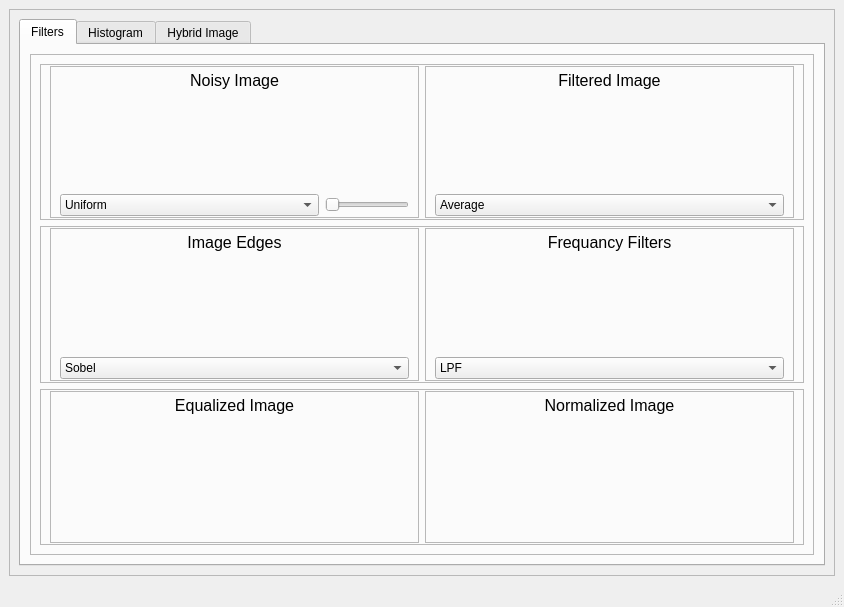
<?xml version="1.0" encoding="UTF-8"?>
<ui version="4.0">
 <class>MainWindow</class>
 <widget class="QMainWindow" name="MainWindow">
  <property name="geometry">
   <rect>
    <x>0</x>
    <y>0</y>
    <width>844</width>
    <height>607</height>
   </rect>
  </property>
  <property name="windowTitle">
   <string>MainWindow</string>
  </property>
  <widget class="QWidget" name="centralwidget">
   <layout class="QGridLayout" name="gridLayout">
    <item row="0" column="0">
     <widget class="QFrame" name="frame">
      <property name="frameShape">
       <enum>QFrame::StyledPanel</enum>
      </property>
      <property name="frameShadow">
       <enum>QFrame::Raised</enum>
      </property>
      <layout class="QGridLayout" name="gridLayout_20">
       <item row="1" column="0">
        <widget class="QTabWidget" name="tabWidget">
         <property name="currentIndex">
          <number>0</number>
         </property>
         <widget class="QWidget" name="tab_3">
          <attribute name="title">
           <string>Filters</string>
          </attribute>
          <layout class="QGridLayout" name="gridLayout_21">
           <item row="0" column="0">
            <layout class="QHBoxLayout" name="horizontalLayout_8">
             <item>
              <widget class="QFrame" name="frame_12">
               <property name="minimumSize">
                <size>
                 <width>600</width>
                 <height>0</height>
                </size>
               </property>
               <property name="maximumSize">
                <size>
                 <width>16777215</width>
                 <height>16777215</height>
                </size>
               </property>
               <property name="frameShape">
                <enum>QFrame::StyledPanel</enum>
               </property>
               <property name="frameShadow">
                <enum>QFrame::Raised</enum>
               </property>
               <layout class="QGridLayout" name="gridLayout_19">
                <item row="0" column="0">
                 <layout class="QVBoxLayout" name="verticalLayout_17">
                  <item>
                   <widget class="QFrame" name="frame_3">
                    <property name="frameShape">
                     <enum>QFrame::StyledPanel</enum>
                    </property>
                    <property name="frameShadow">
                     <enum>QFrame::Raised</enum>
                    </property>
                    <layout class="QGridLayout" name="gridLayout_12">
                     <property name="topMargin">
                      <number>1</number>
                     </property>
                     <property name="bottomMargin">
                      <number>1</number>
                     </property>
                     <item row="0" column="0">
                      <layout class="QHBoxLayout" name="horizontalLayout_7">
                       <item>
                        <widget class="QFrame" name="frame_4">
                         <property name="minimumSize">
                          <size>
                           <width>0</width>
                           <height>0</height>
                          </size>
                         </property>
                         <property name="frameShape">
                          <enum>QFrame::StyledPanel</enum>
                         </property>
                         <property name="frameShadow">
                          <enum>QFrame::Raised</enum>
                         </property>
                         <layout class="QGridLayout" name="gridLayout_5">
                          <property name="topMargin">
                           <number>1</number>
                          </property>
                          <property name="bottomMargin">
                           <number>1</number>
                          </property>
                          <item row="0" column="0" colspan="2">
                           <widget class="QLabel" name="label">
                            <property name="maximumSize">
                             <size>
                              <width>16777215</width>
                              <height>25</height>
                             </size>
                            </property>
                            <property name="font">
                             <font>
                              <pointsize>12</pointsize>
                             </font>
                            </property>
                            <property name="text">
                             <string>Noisy Image</string>
                            </property>
                            <property name="alignment">
                             <set>Qt::AlignCenter</set>
                            </property>
                           </widget>
                          </item>
                          <item row="2" column="0">
                           <widget class="QComboBox" name="noiseOptions">
                            <item>
                             <property name="text">
                              <string>Uniform</string>
                             </property>
                            </item>
                            <item>
                             <property name="text">
                              <string>Guassian</string>
                             </property>
                            </item>
                            <item>
                             <property name="text">
                              <string>Salt &amp; Pepper</string>
                             </property>
                            </item>
                           </widget>
                          </item>
                          <item row="1" column="0" colspan="2">
                           <widget class="ImageView" name="noiseImage" native="true">
                            <property name="minimumSize">
                             <size>
                              <width>0</width>
                              <height>0</height>
                             </size>
                            </property>
                            <property name="maximumSize">
                             <size>
                              <width>16777215</width>
                              <height>16777215</height>
                             </size>
                            </property>
                           </widget>
                          </item>
                          <item row="2" column="1">
                           <widget class="QSlider" name="noiseSlider">
                            <property name="sizePolicy">
                             <sizepolicy hsizetype="Fixed" vsizetype="Fixed">
                              <horstretch>0</horstretch>
                              <verstretch>0</verstretch>
                             </sizepolicy>
                            </property>
                            <property name="orientation">
                             <enum>Qt::Horizontal</enum>
                            </property>
                           </widget>
                          </item>
                         </layout>
                        </widget>
                       </item>
                       <item>
                        <widget class="QFrame" name="frame_5">
                         <property name="minimumSize">
                          <size>
                           <width>0</width>
                           <height>0</height>
                          </size>
                         </property>
                         <property name="frameShape">
                          <enum>QFrame::StyledPanel</enum>
                         </property>
                         <property name="frameShadow">
                          <enum>QFrame::Raised</enum>
                         </property>
                         <layout class="QGridLayout" name="gridLayout_4">
                          <property name="topMargin">
                           <number>1</number>
                          </property>
                          <property name="bottomMargin">
                           <number>1</number>
                          </property>
                          <item row="1" column="0">
                           <widget class="ImageView" name="filteredImage" native="true">
                            <property name="minimumSize">
                             <size>
                              <width>0</width>
                              <height>0</height>
                             </size>
                            </property>
                            <property name="maximumSize">
                             <size>
                              <width>16777215</width>
                              <height>16777215</height>
                             </size>
                            </property>
                           </widget>
                          </item>
                          <item row="2" column="0">
                           <widget class="QComboBox" name="filtersOptions">
                            <item>
                             <property name="text">
                              <string>Average</string>
                             </property>
                            </item>
                            <item>
                             <property name="text">
                              <string>Guassian</string>
                             </property>
                            </item>
                            <item>
                             <property name="text">
                              <string>Median</string>
                             </property>
                            </item>
                           </widget>
                          </item>
                          <item row="0" column="0">
                           <widget class="QLabel" name="label_2">
                            <property name="maximumSize">
                             <size>
                              <width>16777215</width>
                              <height>25</height>
                             </size>
                            </property>
                            <property name="font">
                             <font>
                              <pointsize>12</pointsize>
                             </font>
                            </property>
                            <property name="text">
                             <string>Filtered Image</string>
                            </property>
                            <property name="alignment">
                             <set>Qt::AlignCenter</set>
                            </property>
                           </widget>
                          </item>
                         </layout>
                        </widget>
                       </item>
                      </layout>
                     </item>
                    </layout>
                   </widget>
                  </item>
                  <item>
                   <widget class="QFrame" name="frame_6">
                    <property name="frameShape">
                     <enum>QFrame::StyledPanel</enum>
                    </property>
                    <property name="frameShadow">
                     <enum>QFrame::Raised</enum>
                    </property>
                    <layout class="QGridLayout" name="gridLayout_6">
                     <property name="topMargin">
                      <number>1</number>
                     </property>
                     <property name="bottomMargin">
                      <number>1</number>
                     </property>
                     <item row="0" column="0">
                      <layout class="QHBoxLayout" name="horizontalLayout_2">
                       <item>
                        <widget class="QFrame" name="frame_7">
                         <property name="minimumSize">
                          <size>
                           <width>0</width>
                           <height>0</height>
                          </size>
                         </property>
                         <property name="frameShape">
                          <enum>QFrame::StyledPanel</enum>
                         </property>
                         <property name="frameShadow">
                          <enum>QFrame::Raised</enum>
                         </property>
                         <layout class="QGridLayout" name="gridLayout_7">
                          <property name="topMargin">
                           <number>1</number>
                          </property>
                          <property name="bottomMargin">
                           <number>1</number>
                          </property>
                          <item row="0" column="0">
                           <layout class="QVBoxLayout" name="verticalLayout_3">
                            <item>
                             <widget class="QLabel" name="label_3">
                              <property name="maximumSize">
                               <size>
                                <width>16777215</width>
                                <height>25</height>
                               </size>
                              </property>
                              <property name="font">
                               <font>
                                <pointsize>12</pointsize>
                               </font>
                              </property>
                              <property name="text">
                               <string>Image Edges</string>
                              </property>
                              <property name="alignment">
                               <set>Qt::AlignCenter</set>
                              </property>
                             </widget>
                            </item>
                            <item>
                             <widget class="ImageView" name="edgeDetectionImage" native="true"/>
                            </item>
                            <item>
                             <widget class="QComboBox" name="edgeDetectionOptions">
                              <item>
                               <property name="text">
                                <string>Sobel</string>
                               </property>
                              </item>
                              <item>
                               <property name="text">
                                <string>Roberts</string>
                               </property>
                              </item>
                              <item>
                               <property name="text">
                                <string>Prewitt</string>
                               </property>
                              </item>
                              <item>
                               <property name="text">
                                <string>Prewitt(Y-Dir)</string>
                               </property>
                              </item>
                              <item>
                               <property name="text">
                                <string>Canny</string>
                               </property>
                              </item>
                             </widget>
                            </item>
                           </layout>
                          </item>
                         </layout>
                        </widget>
                       </item>
                       <item>
                        <widget class="QFrame" name="frame_8">
                         <property name="minimumSize">
                          <size>
                           <width>0</width>
                           <height>0</height>
                          </size>
                         </property>
                         <property name="frameShape">
                          <enum>QFrame::StyledPanel</enum>
                         </property>
                         <property name="frameShadow">
                          <enum>QFrame::Raised</enum>
                         </property>
                         <layout class="QGridLayout" name="gridLayout_8">
                          <property name="topMargin">
                           <number>1</number>
                          </property>
                          <property name="bottomMargin">
                           <number>1</number>
                          </property>
                          <item row="0" column="0">
                           <layout class="QVBoxLayout" name="verticalLayout_4">
                            <item>
                             <widget class="QLabel" name="label_4">
                              <property name="maximumSize">
                               <size>
                                <width>16777215</width>
                                <height>25</height>
                               </size>
                              </property>
                              <property name="font">
                               <font>
                                <pointsize>12</pointsize>
                               </font>
                              </property>
                              <property name="text">
                               <string>Frequancy Filters</string>
                              </property>
                              <property name="alignment">
                               <set>Qt::AlignCenter</set>
                              </property>
                             </widget>
                            </item>
                            <item>
                             <widget class="ImageView" name="freqeuncyFilteredImage" native="true"/>
                            </item>
                            <item>
                             <widget class="QComboBox" name="frequancyFiltersOptions">
                              <item>
                               <property name="text">
                                <string>LPF</string>
                               </property>
                              </item>
                              <item>
                               <property name="text">
                                <string>HPF</string>
                               </property>
                              </item>
                             </widget>
                            </item>
                           </layout>
                          </item>
                         </layout>
                        </widget>
                       </item>
                      </layout>
                     </item>
                    </layout>
                   </widget>
                  </item>
                  <item>
                   <widget class="QFrame" name="frame_9">
                    <property name="maximumSize">
                     <size>
                      <width>16777215</width>
                      <height>16777215</height>
                     </size>
                    </property>
                    <property name="frameShape">
                     <enum>QFrame::StyledPanel</enum>
                    </property>
                    <property name="frameShadow">
                     <enum>QFrame::Raised</enum>
                    </property>
                    <layout class="QGridLayout" name="gridLayout_9">
                     <property name="topMargin">
                      <number>1</number>
                     </property>
                     <property name="bottomMargin">
                      <number>1</number>
                     </property>
                     <item row="0" column="0">
                      <layout class="QHBoxLayout" name="horizontalLayout_3">
                       <item>
                        <widget class="QFrame" name="frame_10">
                         <property name="minimumSize">
                          <size>
                           <width>0</width>
                           <height>0</height>
                          </size>
                         </property>
                         <property name="frameShape">
                          <enum>QFrame::StyledPanel</enum>
                         </property>
                         <property name="frameShadow">
                          <enum>QFrame::Raised</enum>
                         </property>
                         <layout class="QGridLayout" name="gridLayout_10">
                          <property name="topMargin">
                           <number>1</number>
                          </property>
                          <property name="bottomMargin">
                           <number>1</number>
                          </property>
                          <item row="0" column="0">
                           <layout class="QVBoxLayout" name="verticalLayout_5">
                            <item>
                             <widget class="QLabel" name="label_5">
                              <property name="maximumSize">
                               <size>
                                <width>16777215</width>
                                <height>25</height>
                               </size>
                              </property>
                              <property name="font">
                               <font>
                                <pointsize>12</pointsize>
                               </font>
                              </property>
                              <property name="text">
                               <string>Equalized Image</string>
                              </property>
                              <property name="alignment">
                               <set>Qt::AlignCenter</set>
                              </property>
                             </widget>
                            </item>
                            <item>
                             <widget class="ImageView" name="equalizedImage" native="true"/>
                            </item>
                           </layout>
                          </item>
                         </layout>
                        </widget>
                       </item>
                       <item>
                        <widget class="QFrame" name="frame_11">
                         <property name="minimumSize">
                          <size>
                           <width>0</width>
                           <height>0</height>
                          </size>
                         </property>
                         <property name="frameShape">
                          <enum>QFrame::StyledPanel</enum>
                         </property>
                         <property name="frameShadow">
                          <enum>QFrame::Raised</enum>
                         </property>
                         <layout class="QGridLayout" name="gridLayout_11">
                          <property name="topMargin">
                           <number>1</number>
                          </property>
                          <property name="bottomMargin">
                           <number>1</number>
                          </property>
                          <item row="0" column="0">
                           <layout class="QVBoxLayout" name="verticalLayout_6">
                            <item>
                             <widget class="QLabel" name="label_6">
                              <property name="maximumSize">
                               <size>
                                <width>16777215</width>
                                <height>25</height>
                               </size>
                              </property>
                              <property name="font">
                               <font>
                                <pointsize>12</pointsize>
                               </font>
                              </property>
                              <property name="text">
                               <string>Normalized Image</string>
                              </property>
                              <property name="alignment">
                               <set>Qt::AlignCenter</set>
                              </property>
                             </widget>
                            </item>
                            <item>
                             <widget class="ImageView" name="normalizedImage" native="true"/>
                            </item>
                           </layout>
                          </item>
                         </layout>
                        </widget>
                       </item>
                      </layout>
                     </item>
                    </layout>
                   </widget>
                  </item>
                 </layout>
                </item>
               </layout>
              </widget>
             </item>
            </layout>
           </item>
          </layout>
         </widget>
         <widget class="QWidget" name="tab">
          <attribute name="title">
           <string>Histogram</string>
          </attribute>
          <layout class="QGridLayout" name="gridLayout_22">
           <item row="0" column="0" colspan="2">
            <widget class="QFrame" name="frame_2">
             <property name="maximumSize">
              <size>
               <width>16777215</width>
               <height>200</height>
              </size>
             </property>
             <property name="frameShape">
              <enum>QFrame::StyledPanel</enum>
             </property>
             <property name="frameShadow">
              <enum>QFrame::Raised</enum>
             </property>
             <layout class="QGridLayout" name="gridLayout_2">
              <property name="topMargin">
               <number>1</number>
              </property>
              <property name="bottomMargin">
               <number>1</number>
              </property>
              <item row="0" column="0">
               <layout class="QHBoxLayout" name="horizontalLayout_4">
                <item>
                 <layout class="QVBoxLayout" name="verticalLayout_8">
                  <item>
                   <widget class="QLabel" name="label_7">
                    <property name="maximumSize">
                     <size>
                      <width>16777215</width>
                      <height>25</height>
                     </size>
                    </property>
                    <property name="font">
                     <font>
                      <pointsize>12</pointsize>
                     </font>
                    </property>
                    <property name="text">
                     <string>Original Image</string>
                    </property>
                    <property name="alignment">
                     <set>Qt::AlignCenter</set>
                    </property>
                   </widget>
                  </item>
                  <item>
                   <widget class="QLabel" name="originalImage">
                    <property name="maximumSize">
                     <size>
                      <width>250</width>
                      <height>16777215</height>
                     </size>
                    </property>
                    <property name="pixmap">
                     <pixmap>images/test.jpg</pixmap>
                    </property>
                    <property name="scaledContents">
                     <bool>true</bool>
                    </property>
                   </widget>
                  </item>
                 </layout>
                </item>
                <item>
                 <layout class="QVBoxLayout" name="verticalLayout_9">
                  <item>
                   <widget class="QLabel" name="label_8">
                    <property name="maximumSize">
                     <size>
                      <width>16777215</width>
                      <height>25</height>
                     </size>
                    </property>
                    <property name="font">
                     <font>
                      <pointsize>12</pointsize>
                     </font>
                    </property>
                    <property name="text">
                     <string>Gray Scale Image</string>
                    </property>
                    <property name="alignment">
                     <set>Qt::AlignCenter</set>
                    </property>
                   </widget>
                  </item>
                  <item>
                   <widget class="ImageView" name="grayScaleImage" native="true">
                    <property name="maximumSize">
                     <size>
                      <width>250</width>
                      <height>16777215</height>
                     </size>
                    </property>
                   </widget>
                  </item>
                 </layout>
                </item>
                <item>
                 <layout class="QVBoxLayout" name="verticalLayout_13">
                  <item>
                   <widget class="QLabel" name="label_9">
                    <property name="maximumSize">
                     <size>
                      <width>16777215</width>
                      <height>25</height>
                     </size>
                    </property>
                    <property name="font">
                     <font>
                      <pointsize>12</pointsize>
                     </font>
                    </property>
                    <property name="text">
                     <string>Histogram</string>
                    </property>
                    <property name="alignment">
                     <set>Qt::AlignCenter</set>
                    </property>
                   </widget>
                  </item>
                  <item>
                   <widget class="PlotWidget" name="originalHistogram" native="true"/>
                  </item>
                 </layout>
                </item>
               </layout>
              </item>
             </layout>
            </widget>
           </item>
           <item row="1" column="0" colspan="2">
            <widget class="QFrame" name="frame_16">
             <property name="maximumSize">
              <size>
               <width>16777215</width>
               <height>25</height>
              </size>
             </property>
             <property name="frameShape">
              <enum>QFrame::StyledPanel</enum>
             </property>
             <property name="frameShadow">
              <enum>QFrame::Raised</enum>
             </property>
             <layout class="QGridLayout" name="gridLayout_15">
              <property name="topMargin">
               <number>1</number>
              </property>
              <property name="bottomMargin">
               <number>1</number>
              </property>
              <item row="0" column="0">
               <widget class="QLabel" name="label_11">
                <property name="maximumSize">
                 <size>
                  <width>16777215</width>
                  <height>20</height>
                 </size>
                </property>
                <property name="font">
                 <font>
                  <pointsize>12</pointsize>
                 </font>
                </property>
                <property name="text">
                 <string>Channels</string>
                </property>
                <property name="alignment">
                 <set>Qt::AlignCenter</set>
                </property>
               </widget>
              </item>
             </layout>
            </widget>
           </item>
           <item row="2" column="0" colspan="2">
            <layout class="QHBoxLayout" name="horizontalLayout_5">
             <item>
              <layout class="QVBoxLayout" name="verticalLayout_10">
               <item>
                <widget class="ImageView" name="redChannel" native="true"/>
               </item>
              </layout>
             </item>
             <item>
              <layout class="QVBoxLayout" name="verticalLayout_11">
               <item>
                <widget class="ImageView" name="greenChannel" native="true"/>
               </item>
              </layout>
             </item>
             <item>
              <layout class="QVBoxLayout" name="verticalLayout_12">
               <item>
                <widget class="ImageView" name="blueChannel" native="true"/>
               </item>
              </layout>
             </item>
            </layout>
           </item>
           <item row="3" column="0" rowspan="2" colspan="2">
            <widget class="QFrame" name="frame_13">
             <property name="frameShape">
              <enum>QFrame::StyledPanel</enum>
             </property>
             <property name="frameShadow">
              <enum>QFrame::Raised</enum>
             </property>
             <layout class="QGridLayout" name="gridLayout_18">
              <item row="0" column="0">
               <layout class="QVBoxLayout" name="verticalLayout_7">
                <item>
                 <widget class="QFrame" name="frame_15">
                  <property name="minimumSize">
                   <size>
                    <width>0</width>
                    <height>0</height>
                   </size>
                  </property>
                  <property name="frameShape">
                   <enum>QFrame::StyledPanel</enum>
                  </property>
                  <property name="frameShadow">
                   <enum>QFrame::Raised</enum>
                  </property>
                  <layout class="QGridLayout" name="gridLayout_14">
                   <property name="topMargin">
                    <number>1</number>
                   </property>
                   <property name="bottomMargin">
                    <number>1</number>
                   </property>
                   <item row="0" column="0">
                    <widget class="QFrame" name="frame_17">
                     <property name="frameShape">
                      <enum>QFrame::StyledPanel</enum>
                     </property>
                     <property name="frameShadow">
                      <enum>QFrame::Raised</enum>
                     </property>
                     <layout class="QGridLayout" name="gridLayout_16">
                      <property name="topMargin">
                       <number>1</number>
                      </property>
                      <property name="bottomMargin">
                       <number>1</number>
                      </property>
                      <item row="0" column="0">
                       <layout class="QHBoxLayout" name="horizontalLayout">
                        <item>
                         <widget class="QFrame" name="frame_18">
                          <property name="minimumSize">
                           <size>
                            <width>0</width>
                            <height>0</height>
                           </size>
                          </property>
                          <property name="frameShape">
                           <enum>QFrame::StyledPanel</enum>
                          </property>
                          <property name="frameShadow">
                           <enum>QFrame::Raised</enum>
                          </property>
                          <layout class="QGridLayout" name="gridLayout_17">
                           <item row="0" column="0">
                            <layout class="QVBoxLayout" name="verticalLayout_2">
                             <property name="spacing">
                              <number>0</number>
                             </property>
                             <item>
                              <widget class="QLabel" name="label_14">
                               <property name="maximumSize">
                                <size>
                                 <width>16777215</width>
                                 <height>25</height>
                                </size>
                               </property>
                               <property name="font">
                                <font>
                                 <pointsize>12</pointsize>
                                </font>
                               </property>
                               <property name="text">
                                <string>Local Threshold</string>
                               </property>
                               <property name="alignment">
                                <set>Qt::AlignCenter</set>
                               </property>
                              </widget>
                             </item>
                             <item>
                              <widget class="ImageView" name="localThresholdImage" native="true">
                               <property name="minimumSize">
                                <size>
                                 <width>0</width>
                                 <height>125</height>
                                </size>
                               </property>
                               <property name="maximumSize">
                                <size>
                                 <width>200</width>
                                 <height>16777215</height>
                                </size>
                               </property>
                              </widget>
                             </item>
                            </layout>
                           </item>
                          </layout>
                         </widget>
                        </item>
                        <item>
                         <widget class="QSlider" name="localThreshSlider">
                          <property name="sizePolicy">
                           <sizepolicy hsizetype="Fixed" vsizetype="Ignored">
                            <horstretch>0</horstretch>
                            <verstretch>0</verstretch>
                           </sizepolicy>
                          </property>
                          <property name="orientation">
                           <enum>Qt::Vertical</enum>
                          </property>
                         </widget>
                        </item>
                        <item>
                         <widget class="QFrame" name="frame_19">
                          <property name="minimumSize">
                           <size>
                            <width>0</width>
                            <height>0</height>
                           </size>
                          </property>
                          <property name="frameShape">
                           <enum>QFrame::StyledPanel</enum>
                          </property>
                          <property name="frameShadow">
                           <enum>QFrame::Raised</enum>
                          </property>
                          <layout class="QGridLayout" name="gridLayout_3">
                           <item row="0" column="0">
                            <layout class="QVBoxLayout" name="verticalLayout">
                             <property name="spacing">
                              <number>0</number>
                             </property>
                             <item>
                              <widget class="QLabel" name="label_15">
                               <property name="maximumSize">
                                <size>
                                 <width>16777215</width>
                                 <height>25</height>
                                </size>
                               </property>
                               <property name="font">
                                <font>
                                 <pointsize>12</pointsize>
                                </font>
                               </property>
                               <property name="text">
                                <string>Global Threshold</string>
                               </property>
                               <property name="alignment">
                                <set>Qt::AlignCenter</set>
                               </property>
                              </widget>
                             </item>
                             <item>
                              <widget class="ImageView" name="globalThesholdImage" native="true">
                               <property name="minimumSize">
                                <size>
                                 <width>0</width>
                                 <height>125</height>
                                </size>
                               </property>
                               <property name="maximumSize">
                                <size>
                                 <width>200</width>
                                 <height>16777215</height>
                                </size>
                               </property>
                               <property name="baseSize">
                                <size>
                                 <width>0</width>
                                 <height>0</height>
                                </size>
                               </property>
                              </widget>
                             </item>
                            </layout>
                           </item>
                          </layout>
                         </widget>
                        </item>
                        <item>
                         <widget class="QSlider" name="globalThreshSlider">
                          <property name="sizePolicy">
                           <sizepolicy hsizetype="Fixed" vsizetype="Ignored">
                            <horstretch>0</horstretch>
                            <verstretch>0</verstretch>
                           </sizepolicy>
                          </property>
                          <property name="orientation">
                           <enum>Qt::Vertical</enum>
                          </property>
                         </widget>
                        </item>
                       </layout>
                      </item>
                     </layout>
                    </widget>
                   </item>
                  </layout>
                 </widget>
                </item>
               </layout>
              </item>
             </layout>
            </widget>
           </item>
           <item row="4" column="1">
            <widget class="QFrame" name="frame_14">
             <property name="frameShape">
              <enum>QFrame::StyledPanel</enum>
             </property>
             <property name="frameShadow">
              <enum>QFrame::Raised</enum>
             </property>
             <layout class="QGridLayout" name="gridLayout_13">
              <property name="topMargin">
               <number>1</number>
              </property>
              <property name="bottomMargin">
               <number>1</number>
              </property>
             </layout>
            </widget>
           </item>
          </layout>
         </widget>
         <widget class="QWidget" name="tab_2">
          <attribute name="title">
           <string>Hybrid Image</string>
          </attribute>
          <layout class="QGridLayout" name="gridLayout_23">
           <item row="0" column="0">
            <layout class="QHBoxLayout" name="horizontalLayout_6">
             <item>
              <layout class="QVBoxLayout" name="verticalLayout_15">
               <item>
                <widget class="QLabel" name="label_12">
                 <property name="maximumSize">
                  <size>
                   <width>16777215</width>
                   <height>25</height>
                  </size>
                 </property>
                 <property name="font">
                  <font>
                   <pointsize>12</pointsize>
                  </font>
                 </property>
                 <property name="text">
                  <string>Image 1</string>
                 </property>
                 <property name="alignment">
                  <set>Qt::AlignCenter</set>
                 </property>
                </widget>
               </item>
               <item>
                <widget class="ImageView" name="imageOne" native="true"/>
               </item>
              </layout>
             </item>
             <item>
              <layout class="QVBoxLayout" name="verticalLayout_16">
               <item>
                <widget class="QLabel" name="label_13">
                 <property name="maximumSize">
                  <size>
                   <width>16777215</width>
                   <height>25</height>
                  </size>
                 </property>
                 <property name="font">
                  <font>
                   <pointsize>12</pointsize>
                  </font>
                 </property>
                 <property name="text">
                  <string>Image 2</string>
                 </property>
                 <property name="alignment">
                  <set>Qt::AlignCenter</set>
                 </property>
                </widget>
               </item>
               <item>
                <widget class="ImageView" name="imageTwo" native="true"/>
               </item>
              </layout>
             </item>
             <item>
              <layout class="QVBoxLayout" name="verticalLayout_14">
               <item>
                <widget class="QLabel" name="label_10">
                 <property name="maximumSize">
                  <size>
                   <width>16777215</width>
                   <height>25</height>
                  </size>
                 </property>
                 <property name="font">
                  <font>
                   <pointsize>12</pointsize>
                  </font>
                 </property>
                 <property name="text">
                  <string>Mixed Image</string>
                 </property>
                 <property name="alignment">
                  <set>Qt::AlignCenter</set>
                 </property>
                </widget>
               </item>
               <item>
                <widget class="ImageView" name="mixedImage" native="true"/>
               </item>
              </layout>
             </item>
            </layout>
           </item>
          </layout>
         </widget>
        </widget>
       </item>
      </layout>
     </widget>
    </item>
   </layout>
  </widget>
  <widget class="QStatusBar" name="statusbar"/>
 </widget>
 <customwidgets>
  <customwidget>
   <class>PlotWidget</class>
   <extends>QWidget</extends>
   <header>pyqtgraph</header>
   <container>1</container>
  </customwidget>
  <customwidget>
   <class>ImageView</class>
   <extends>QWidget</extends>
   <header>pyqtgraph</header>
   <container>1</container>
  </customwidget>
 </customwidgets>
 <resources/>
 <connections/>
</ui>
